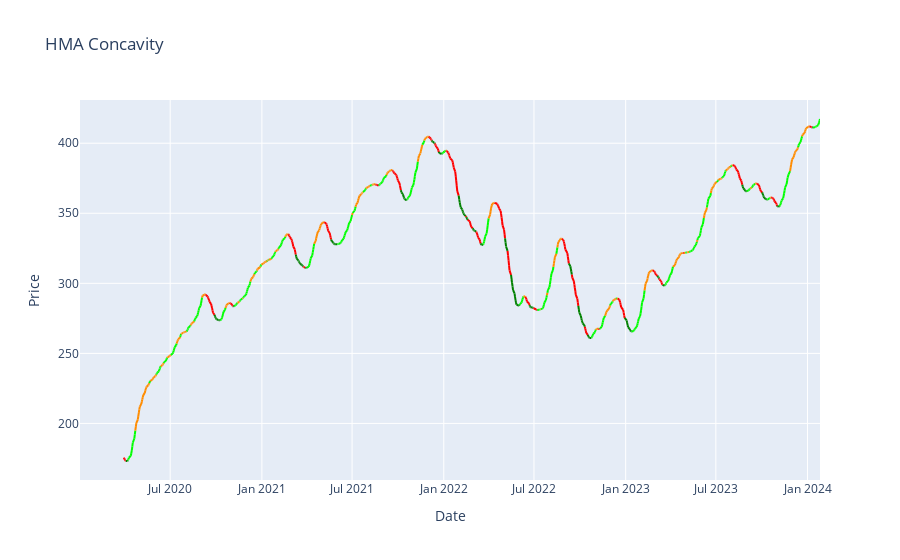

This figure's notebook cell:
### Code cell
fig = go.Figure()

color_map = {
    'dark_orange': '#FF8C00',  # or any CSS color of your choice
    'red': 'red',
    'dark_green': 'green',  # Adjust as needed to match CSS color names or use hex codes
    'green': '#00FF00',
    'none': 'none'  # Handle 'none' as a special case if needed
}

# Update the loop to use the color_map for converting color names
for i in range(len(data) - 1):
    color = color_map[data['color'].iloc[i]] if data['color'].iloc[i] in color_map else 'none'
    fig.add_trace(go.Scatter(x=[data['Date'].iloc[i], data['Date'].iloc[i + 1]],
                             y=[data['HMA'].iloc[i], data['HMA'].iloc[i + 1]],
                             mode='lines',
                             line=dict(color=color, width=2),
                             showlegend=False))
# Additional options to customize the plot
fig.update_layout(title='HMA Concavity',
                  xaxis_title='Date',
                  yaxis_title='Price')  # Using dark theme for better visibility of colors

# Show the plot
fig.show()
